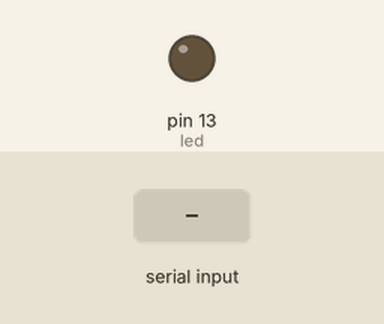
Recording of a sketch running on a simulated Arduino Uno, built with avr-gcc and run on an emulated ATmega328P. On the bench: output pins drawn as LEDs (lit = HIGH). Inputs (shaded band) come from the test bench.

Above: at 1.2 s.
1.3 s: "on" received over Serial
At 2.6 s:
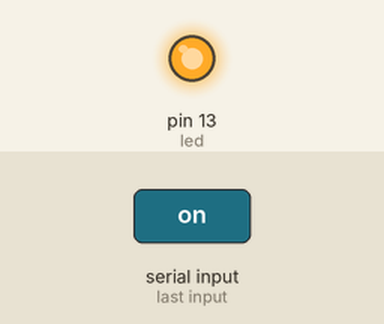
3.8 s: "off" received over Serial
At 5.7 s:
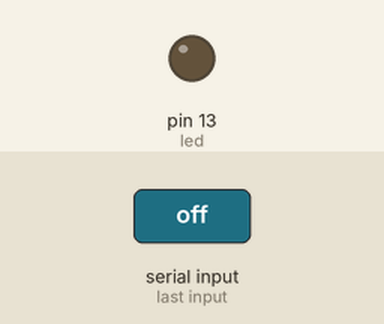
Timing chart, 0 to 7.2 s (numbered marks = the images above; inputs shaded):
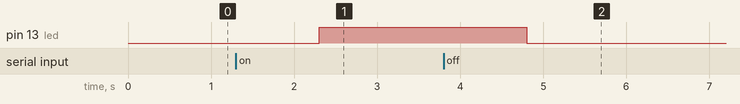

Measured:
- after the input at 1.3 s, pin 13 (led): LOW → HIGH after 1.0 s
- after the input at 3.8 s, pin 13 (led): HIGH → LOW after 1.0 s

The sketch:

2_-_on_or_off_led.ino
```cpp
const int led = 13;
void setup() {
pinMode(led , OUTPUT);
Serial.begin(9600);
}

void loop() {
if(Serial.available()>0){
  String a = Serial.readString();
  if(a == "on")
  {
    digitalWrite(led , HIGH);
  }else if(a == "off")
  {
    digitalWrite(led , LOW);
  }
}
}
```
